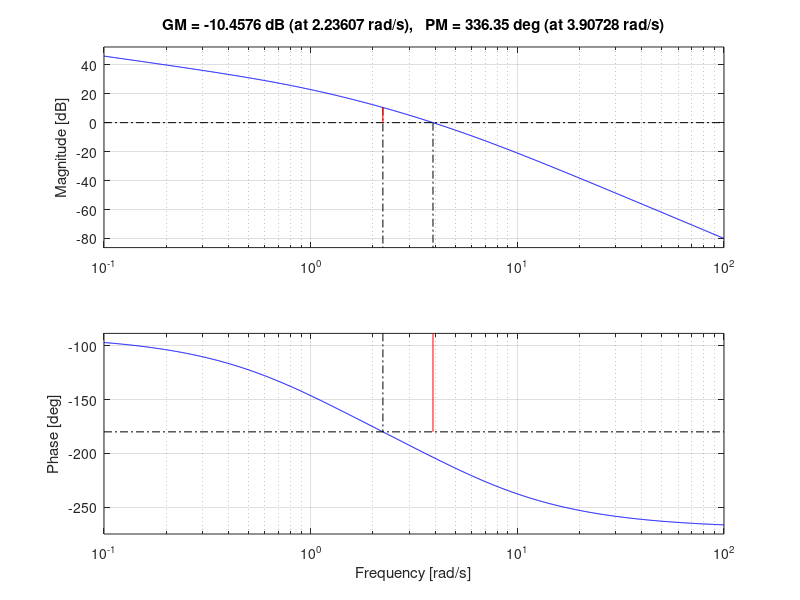

Write MATLAB code to recreate this figure.
clc;
clear;

% Denominator
d = conv(conv([1 1], [1 5]), [1 0]);  % (s+1)(s+5)s

% System gains
k_values = [10, 29.999, 100];

figure;  % Single figure for all subplots

for i = 1:length(k_values)
    k = k_values(i);
    sys = tf(k, d);
    
    subplot(3,2,i);        % 3 rows, 1 column, current plot
    margin(sys);           % Bode plot with margins
    
   
end
